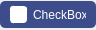
<?xml version="1.0" encoding="UTF-8"?>
<ui version="4.0">
 <class>filterWidget</class>
 <widget class="QWidget" name="filterWidget">
  <property name="geometry">
   <rect>
    <x>0</x>
    <y>0</y>
    <width>96</width>
    <height>30</height>
   </rect>
  </property>
  <property name="sizePolicy">
   <sizepolicy hsizetype="Minimum" vsizetype="Preferred">
    <horstretch>0</horstretch>
    <verstretch>0</verstretch>
   </sizepolicy>
  </property>
  <property name="minimumSize">
   <size>
    <width>96</width>
    <height>30</height>
   </size>
  </property>
  <property name="maximumSize">
   <size>
    <width>150</width>
    <height>30</height>
   </size>
  </property>
  <property name="windowTitle">
   <string>Form</string>
  </property>
  <layout class="QHBoxLayout" name="horizontalLayout">
   <property name="spacing">
    <number>0</number>
   </property>
   <property name="leftMargin">
    <number>0</number>
   </property>
   <property name="topMargin">
    <number>0</number>
   </property>
   <property name="rightMargin">
    <number>0</number>
   </property>
   <property name="bottomMargin">
    <number>0</number>
   </property>
   <item>
    <widget class="QCheckBox" name="checkBox">
     <property name="styleSheet">
      <string notr="true">QCheckBox {
    background-color: #3D4D8C; /* Background color of the checkbox */
    color: white; /* Text color */
    border: none; /* Remove default border */
    padding: 5px 10px; /* Add padding for spacing */
    border-radius: 5px; /* Rounded corners */
}

QCheckBox::indicator {
    width: 15px; /* Adjust size of the check indicator */
    height: 15px;
    border: 1px solid white; /* Border color of the check indicator */
    background-color: white; /* Background color of the check indicator */
    border-radius: 3px; /* Slightly rounded corners for the indicator */
}

QCheckBox::indicator:checked {
    background-color: #3D4D8C; /* Background color when checked */
    border: 1px solid white; /* Border color when checked */
    image: url(check.png); /* Replace with your checkmark image */
}</string>
     </property>
     <property name="text">
      <string>CheckBox</string>
     </property>
    </widget>
   </item>
  </layout>
 </widget>
 <resources/>
 <connections/>
</ui>
